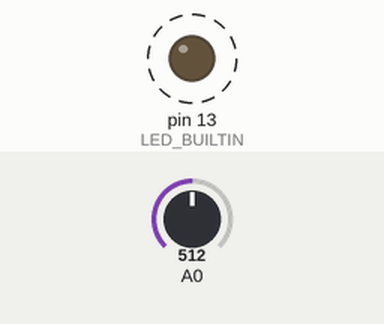
Simulated run of this sketch. Board: Arduino Uno, built with avr-gcc and run on an emulated ATmega328P. On the bench: output pins drawn as LEDs (lit = HIGH). Dashed ring = blinking. Inputs (shaded band) come from the test bench; at power-on: A0 = 512. What the sketch prints to the serial monitor is not drawn.

Above: at 0.5 s.
Timing chart, 0 to 4.6 s (numbered marks = the images above):
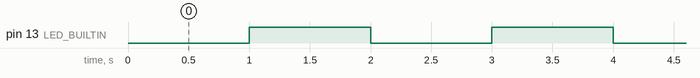

The sketch:

serial_arduino.ino
```cpp
// Stufe 3: Serial, millis() und Gleitkomma – prüft Interrupts, C++-Klassen
// und die Rechenhilfen (Division, float), die der Compiler mitbringen muss.
unsigned long last = 0;
int counter = 0;

void setup() {
  Serial.begin(9600);
  pinMode(LED_BUILTIN, OUTPUT);
  Serial.println(F("clang-Test gestartet"));
}

void loop() {
  if (millis() - last >= 1000) {
    last = millis();
    counter++;
    float volt = analogRead(A0) * 5.0 / 1023.0;
    Serial.print(F("Sekunde "));
    Serial.print(counter);
    Serial.print(F("  A0 = "));
    Serial.print(volt, 2);
    Serial.println(F(" V"));
    digitalWrite(LED_BUILTIN, counter % 2);
  }
}
```

Measured:
- by itself, pin 13 (LED_BUILTIN): alternates HIGH for 1.0 s and LOW for 1.0 s
